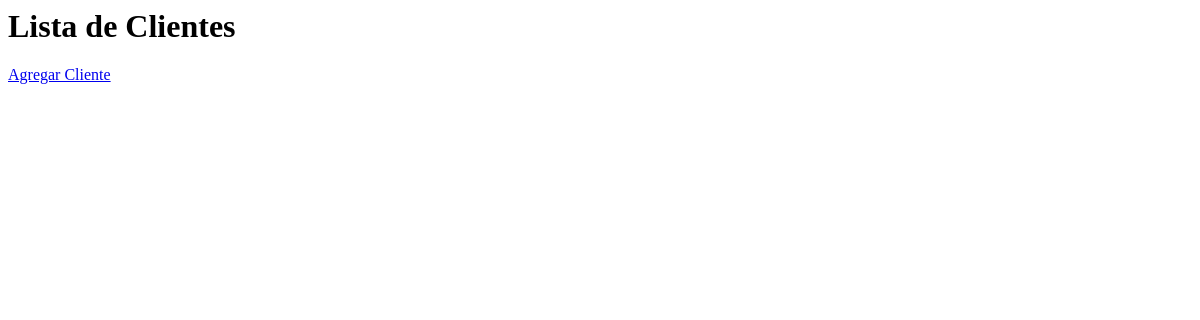
/productos/clientes/, run on an earlier commit of the app's database.
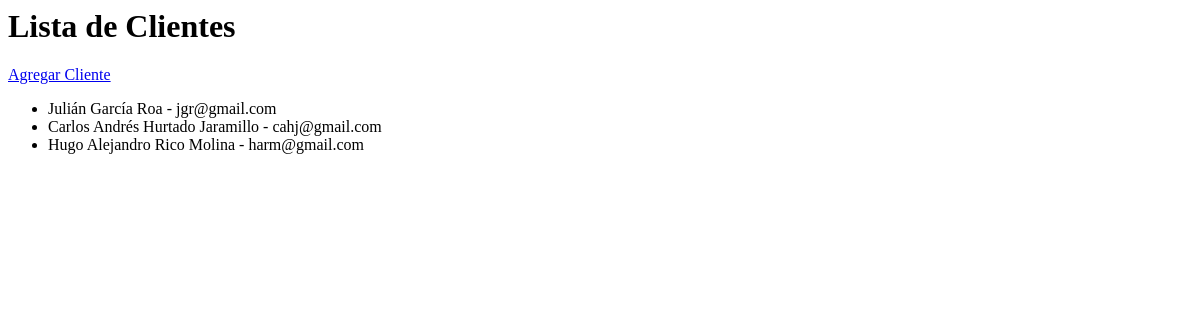
And on a later commit of the database.
### ventas/models.py (models this page shows, shortened)
class Cliente(models.Model):
    nombre = models.CharField(max_length=100)
    email = models.EmailField(unique=True)
    telefono = models.CharField(max_length=15)

### ventas/views.py (the view)
# urls.py: path('clientes/', views.lista_clientes, name='lista_clientes'),
def lista_clientes(request):
    clientes = Cliente.objects.all()
    return render(request, 'ventas/lista_clientes.html', {'clientes': clientes})

### ventas/templates/ventas/lista_clientes.html
<h1>Lista de Clientes</h1>
<a href="{% url 'agregar_cliente' %}">Agregar Cliente</a>
<ul>
    {% for cliente in clientes %}
        <li>{{ cliente.nombre }} - {{ cliente.email }}</li>
    {% endfor %}
</ul>

What changed in the data, as far as the page shows it:
added Cliente: nombre "Julián García Roa", email "jgr@gmail.com"
added Cliente: nombre "Carlos Andrés Hurtado Jaramillo", email "cahj@gmail.com"
added Cliente: nombre "Hugo Alejandro Rico Molina", email "harm@gmail.com"
